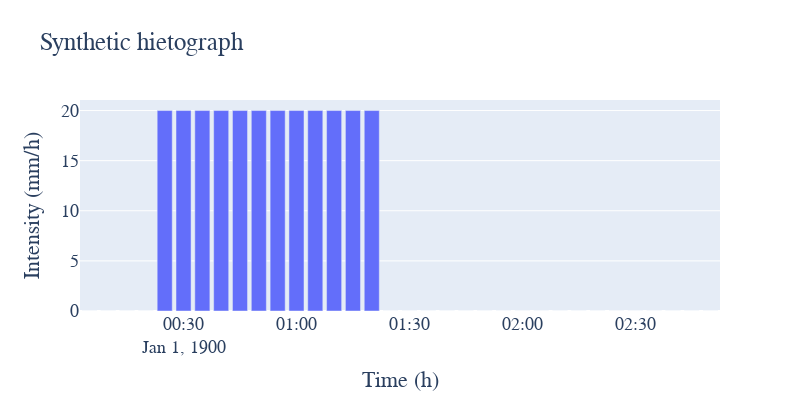

Notebook code for this chart:
### Code cell
hietograph_fig = ud.hietograph(block_rain, 'Synthetic hietograph')
hietograph_fig.show()

### Figure 1 — Plotly figure (JSON) as saved in the notebook; plotly's stock layout.template omitted (floating-point values rounded to 4 significant figures)
{"data": [{"type": "bar", "x": ["1900-01-01T00:05:00", "1900-01-01T00:10:00", "1900-01-01T00:15:00", "1900-01-01T00:20:00", "1900-01-01T00:25:00", "1900-01-01T00:30:00", "1900-01-01T00:35:00", "1900-01-01T00:40:00", "1900-01-01T00:45:00", "1900-01-01T00:50:00", "1900-01-01T00:55:00", "1900-01-01T01:00:00", "1900-01-01T01:05:00", "1900-01-01T01:10:00", "1900-01-01T01:15:00", "1900-01-01T01:20:00", "1900-01-01T01:25:00", "1900-01-01T01:30:00", "1900-01-01T01:35:00", "1900-01-01T01:40:00", "1900-01-01T01:45:00", "1900-01-01T01:50:00", "1900-01-01T01:55:00", "1900-01-01T02:00:00", "1900-01-01T02:05:00", "1900-01-01T02:10:00", "1900-01-01T02:15:00", "1900-01-01T02:20:00", "1900-01-01T02:25:00", "1900-01-01T02:30:00", "1900-01-01T02:35:00", "1900-01-01T02:40:00", "1900-01-01T02:45:00", "1900-01-01T02:50:00"], "y": [0, 0, 0, 0, 20, 20, 20, 20, 20, 20, 20, 20, 20, 20, 20, 20, 0, 0, 0, 0, 0, 0, 0, 0, 0, 0, 0, 0, 0, 0, 0, 0, 0, 0]}], "layout": {"font": {"family": "Times new roman", "size": 18}, "height": 400, "title": {"text": "Synthetic hietograph"}, "width": 800, "xaxis": {"title": {"text": "Time (h)"}}, "yaxis": {"title": {"text": "Intensity (mm/h)"}}}}
